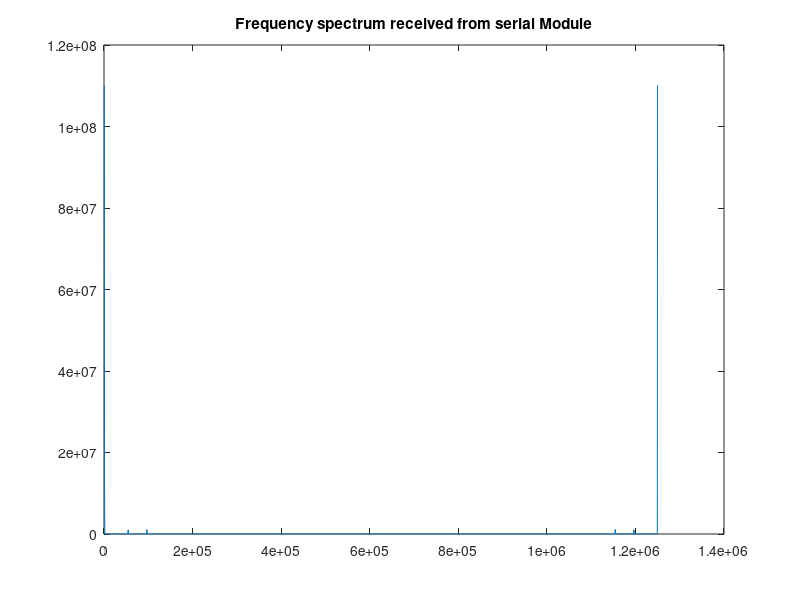

This figure's MATLAB source:
clear;

%open the file that contains the serial module outputs
file = fopen('Serial_output_final.txt','r');
X_mag = fscanf(file, '%d');

fs = 10*10^6 / 8;
N = 2048;

%another way to scan the file
%{
for i = 1:4096
    X(i) = str2num(fgetl(file));
end
%}

plot((1:length(X_mag))*fs/N , X_mag)
title('Frequency spectrum received from serial Module');

fclose(file);
